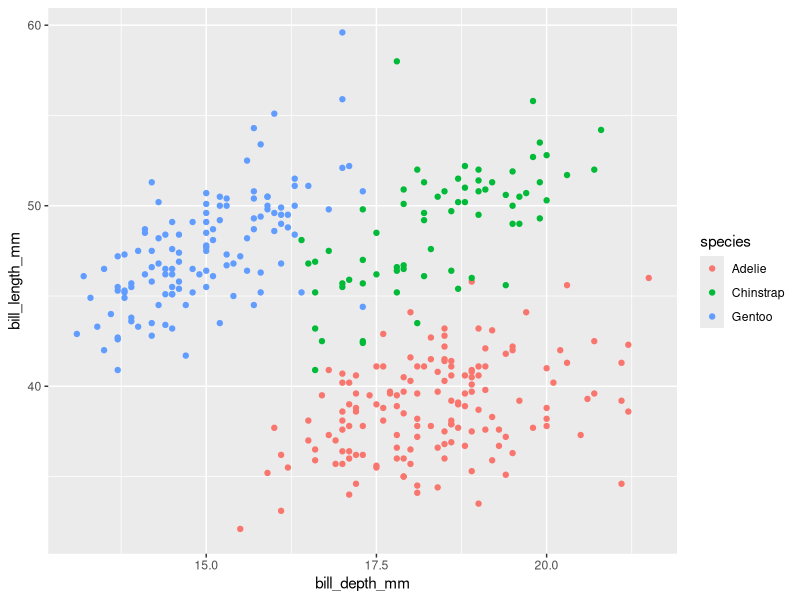
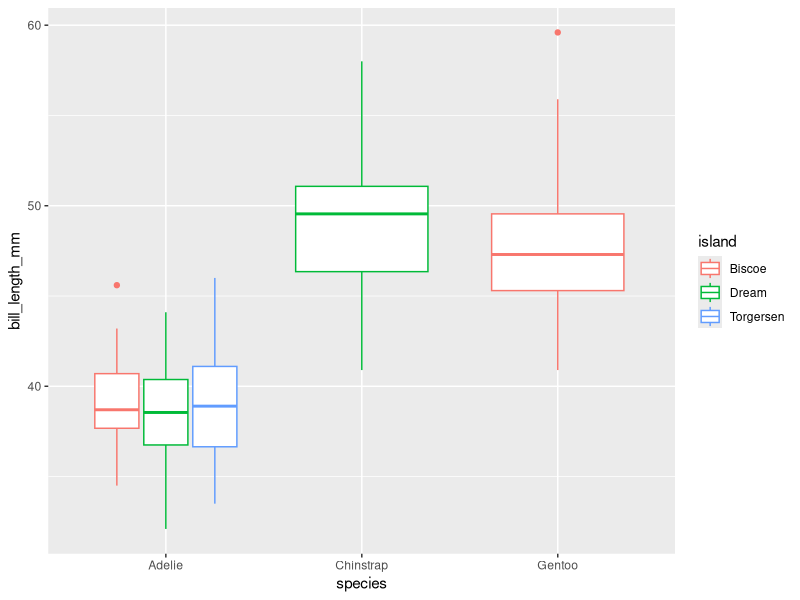
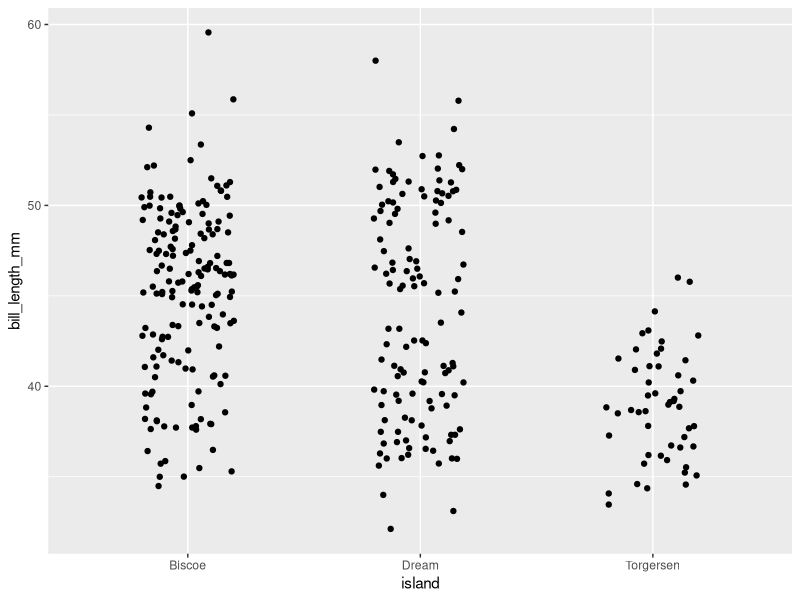
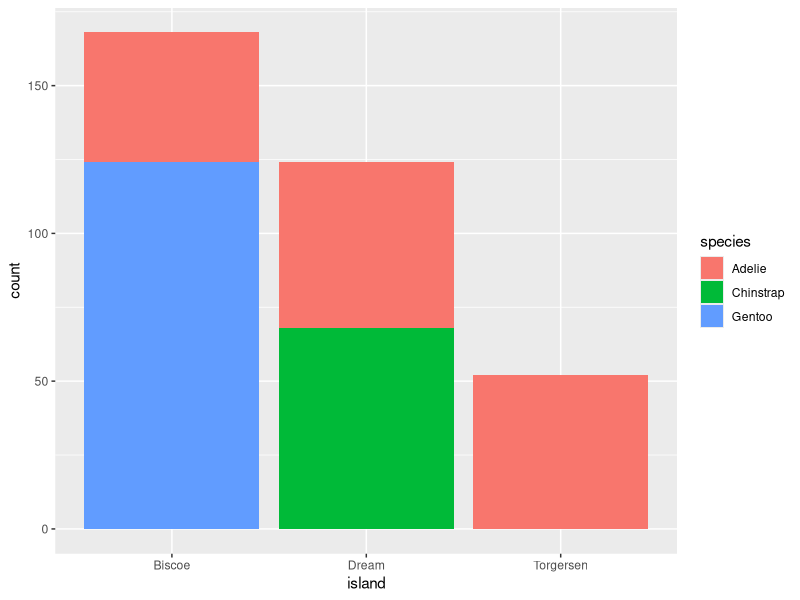

These charts were generated, in order, by the following R code:
## ---- chunk 1
library(ggplot2)
library(palmerpenguins)
## ---- chunk 2

ggplot(data = penguins, 
       mapping = aes(x = bill_depth_mm, 
                     y = bill_length_mm, 
                     color = species)) +
  geom_point()

## ---- chunk 3

ggplot(data = penguins, 
       mapping = aes(x = species, 
                     y = bill_length_mm,
                     color = island)) +
  geom_boxplot()

## ---- chunk 4

ggplot(data = penguins, 
       mapping = aes(x = island, 
                     y = bill_length_mm)) +
  geom_jitter(width = 0.2)

## ---- chunk 5

ggplot(data = penguins, 
       mapping = aes(x = island,
                     fill = species)) +
  geom_bar()

